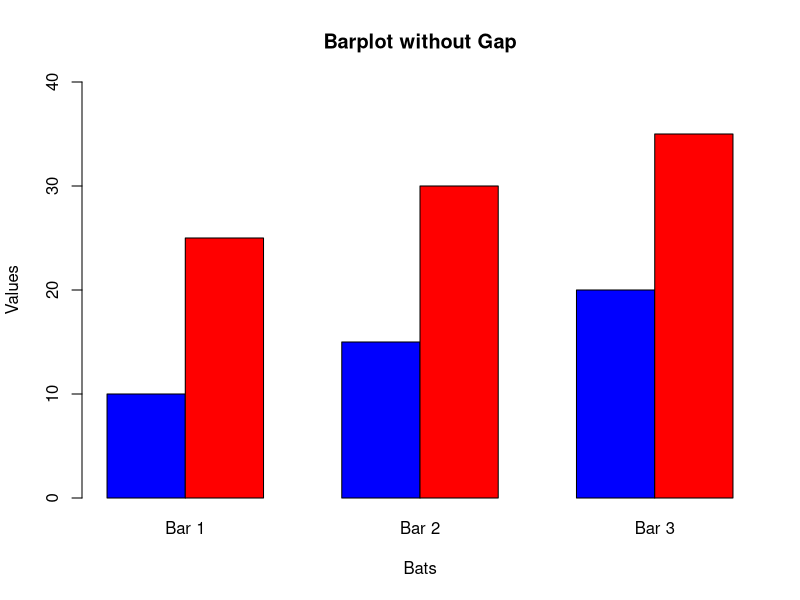
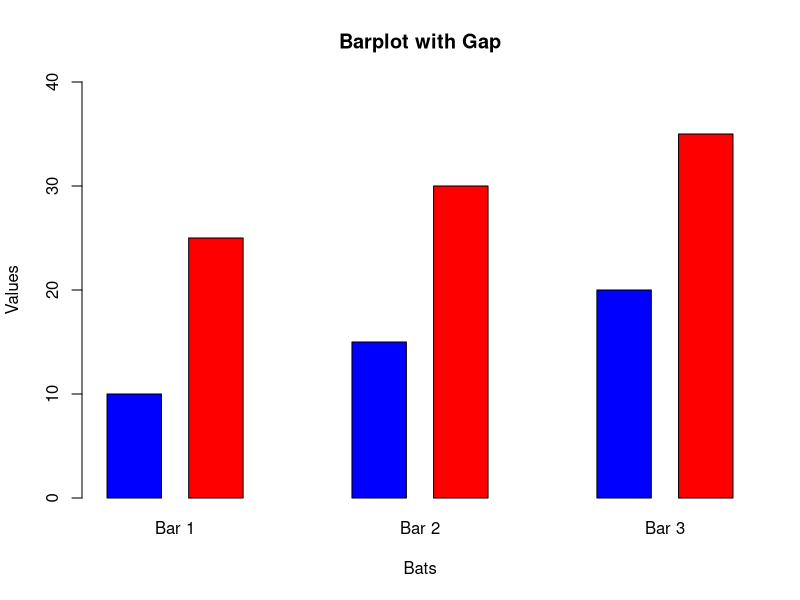

The R source for these figures, in order:
# Membuat data
set_a <- c(10, 15, 20)  # Contoh data untuk set batang A
set_b <- c(25, 30, 35)  # Contoh data untuk set batang B

# Membuat barplot tanpa jarak antara setiap pasangan AB
barplot(
  rbind(set_a, set_b),
  beside = TRUE,
  col = c("blue", "red"),
  names.arg = c("Bar 1", "Bar 2", "Bar 3"),
  ylim = c(0, max(set_a, set_b) + 5),  # Menyesuaikan batas atas sumbu y
  xlab = "Bats",
  ylab = "Values",
  main = "Barplot without Gap"
)

# Membuat barplot dengan jarak antara setiap pasangan AB
barplot(
  rbind(set_a, set_b),
  beside = TRUE,
  col = c("blue", "red"),
  names.arg = c("Bar 1", "Bar 2", "Bar 3"),
  space = c(0.5, 2),  # Menambahkan jarak antara setiap pasangan AB
  ylim = c(0, max(set_a, set_b) + 5),  # Menyesuaikan batas atas sumbu y
  xlab = "Bats",
  ylab = "Values",
  main = "Barplot with Gap"
)
